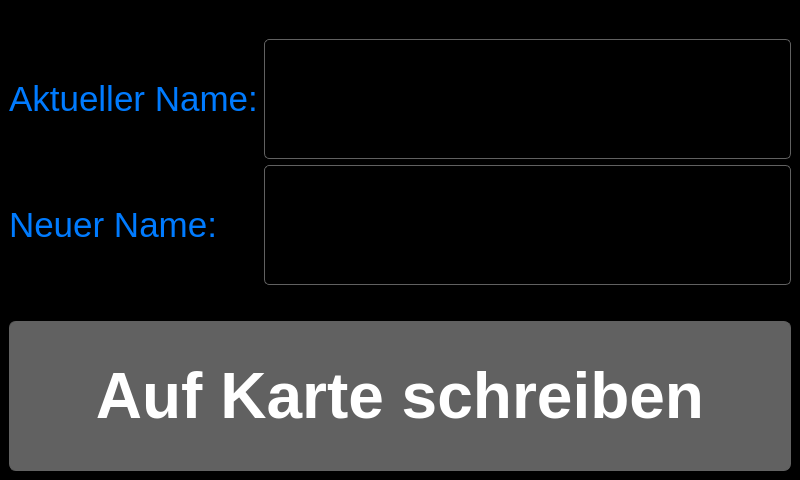
<?xml version="1.0" encoding="UTF-8"?>
<ui version="4.0">
 <class>MainWindow</class>
 <widget class="QMainWindow" name="MainWindow">
  <property name="geometry">
   <rect>
    <x>0</x>
    <y>0</y>
    <width>800</width>
    <height>480</height>
   </rect>
  </property>
  <property name="minimumSize">
   <size>
    <width>0</width>
    <height>0</height>
   </size>
  </property>
  <property name="maximumSize">
   <size>
    <width>800</width>
    <height>480</height>
   </size>
  </property>
  <property name="windowTitle">
   <string>MainWindow</string>
  </property>
  <property name="styleSheet">
   <string notr="true">QWidget
{
	color: rgb(0, 123, 255);	
	background-color: rgb(0, 0, 0);

}

QWidget:item:selected
{
	color: rgb(239, 151, 0);
    border: 1px solid rgb(239, 151, 0);
	/*color: rgb(255, 255, 255);	
	background-color: rgb(0, 123, 255);	*/
}

QTabWidget::pane {
    border: 1px solid  rgb(97, 97, 97);
    top: 1px;
}

QTabBar::tab {
	background-color: rgb(97, 97, 97);
	color: rgb(255, 255, 255);
    border-width: 1px;
	border-color: rgb(255, 255, 255);
	border-style: solid;
    border-top-left-radius: 10px;
    border-top-right-radius: 10px;
	padding: 5px;
	padding-left: 63px;
	padding-right:63px;
}

QTabBar::tab:selected {
	color: rgb(255, 255, 255);	
	background-color: rgb(0, 123, 255);
}

.QMessageBox {font-size: 16pt}

.QSlider {
    min-height: 30px;
    max-height: 50px;
}

.QSlider::groove:horizontal {
    border: 1px solid;
    height: 5px;
    background: #393939;
    margin: 0 12px;
}

.QSlider::handle:horizontal {
    background: rgb(0, 123, 255);
    width: 30px;
    height: 30px;
    margin: -24px -12px;
}

QPushButton {
	background-color: rgb(97, 97, 97);
	color: rgb(255, 255, 255);
    border-width: 1px;
	border-color: rgb(97, 97, 97);
	border-style: solid;
	border-radius: 7;
	padding: 3px;
	padding-left: 5px;
	padding-right: 5px;
}

QPushButton:checked
{
	color: rgb(255, 255, 255);	
	background-color: rgb(0, 123, 255);
	border-color: rgb(0, 123, 255);
}

QPushButton:pressed
{
	color: rgb(255, 255, 255);	
	background-color: rgb(0, 123, 255);
	border-color: rgb(0, 123, 255);
}

QProgressBar
{
	background-color: rgb(166, 166, 166);
	color: rgb(0, 0, 0);
    border: 2px rgb(166, 166, 166);
    border-radius: 5px;
}

QProgressBar::chunk {
	border: 2px rgb(166, 166, 166);
    border-top-left-radius: 5px;
    border-bottom-left-radius: 5px;
    border-top-right-radius: 5px;
    border-bottom-right-radius: 5px;
	background-color: rgb(0, 123, 255);
   /* width: 40px;
    margin: 0.5px;*/
}

QComboBox {
	color: rgb(0, 123, 255);	
    border: 1px solid  rgb(97, 97, 97);
    border-top-left-radius: 7px;
    border-bottom-left-radius: 7px;
    padding: 1px 18px 1px 5px;
    min-width: 6em;
}

QComboBox:on { /* shift the text when the popup opens */
    border: 1px solid  rgb(97, 97, 97);
    border-top-left-radius: 7px;
    border-bottom-left-radius: 0px;
	color: rgb(239, 151, 0);
}

/* QComboBox:hover
{
	color: rgb(239, 151, 0);
}*/

QComboBox QAbstractItemView {
    border: 1px solid  rgb(97, 97, 97);
}

/*QComboBox:item:checked {
	color: rgb(239, 151, 0);
    border: 1px solid rgb(239, 151, 0);
}

QComboBox:item:selected {
	color: rgb(239, 151, 0);
    border: 1px solid rgb(239, 151, 0);
} */

QLineEdit
{
    padding: 1px;
    border-style: solid;
    border: 1px solid rgb(97, 97, 97);
    border-radius: 5;
}

#LE_curr_name{
	color: rgb(239, 151, 0);
}

#LE_new_name{
	color: rgb(239, 151, 0);
}</string>
  </property>
  <widget class="QWidget" name="centralwidget">
   <layout class="QVBoxLayout" name="verticalLayout_3">
    <item>
     <spacer name="verticalSpacer_2">
      <property name="orientation">
       <enum>Qt::Vertical</enum>
      </property>
      <property name="sizeHint" stdset="0">
       <size>
        <width>20</width>
        <height>40</height>
       </size>
      </property>
     </spacer>
    </item>
    <item>
     <layout class="QHBoxLayout" name="horizontalLayout">
      <item>
       <layout class="QVBoxLayout" name="verticalLayout">
        <item>
         <widget class="QLabel" name="label">
          <property name="font">
           <font>
            <pointsize>26</pointsize>
           </font>
          </property>
          <property name="text">
           <string>Aktueller Name:</string>
          </property>
         </widget>
        </item>
        <item>
         <widget class="QLabel" name="label_2">
          <property name="font">
           <font>
            <pointsize>26</pointsize>
           </font>
          </property>
          <property name="text">
           <string>Neuer Name:</string>
          </property>
         </widget>
        </item>
       </layout>
      </item>
      <item>
       <layout class="QVBoxLayout" name="verticalLayout_2">
        <item>
         <widget class="QLineEdit" name="LE_curr_name">
          <property name="minimumSize">
           <size>
            <width>0</width>
            <height>120</height>
           </size>
          </property>
          <property name="font">
           <font>
            <pointsize>36</pointsize>
           </font>
          </property>
          <property name="maxLength">
           <number>16</number>
          </property>
         </widget>
        </item>
        <item>
         <widget class="ClickableLineEdit" name="LE_new_name">
          <property name="minimumSize">
           <size>
            <width>0</width>
            <height>120</height>
           </size>
          </property>
          <property name="font">
           <font>
            <pointsize>36</pointsize>
           </font>
          </property>
          <property name="maxLength">
           <number>16</number>
          </property>
         </widget>
        </item>
       </layout>
      </item>
     </layout>
    </item>
    <item>
     <spacer name="verticalSpacer">
      <property name="orientation">
       <enum>Qt::Vertical</enum>
      </property>
      <property name="sizeType">
       <enum>QSizePolicy::Maximum</enum>
      </property>
      <property name="sizeHint" stdset="0">
       <size>
        <width>20</width>
        <height>40</height>
       </size>
      </property>
     </spacer>
    </item>
    <item>
     <widget class="QPushButton" name="pushButton">
      <property name="minimumSize">
       <size>
        <width>0</width>
        <height>150</height>
       </size>
      </property>
      <property name="font">
       <font>
        <pointsize>48</pointsize>
        <weight>75</weight>
        <bold>true</bold>
       </font>
      </property>
      <property name="text">
       <string>Auf Karte schreiben</string>
      </property>
     </widget>
    </item>
   </layout>
  </widget>
 </widget>
 <customwidgets>
  <customwidget>
   <class>ClickableLineEdit</class>
   <extends>QLineEdit</extends>
   <header>clickablelineedit.h</header>
  </customwidget>
 </customwidgets>
 <resources/>
 <connections/>
</ui>
